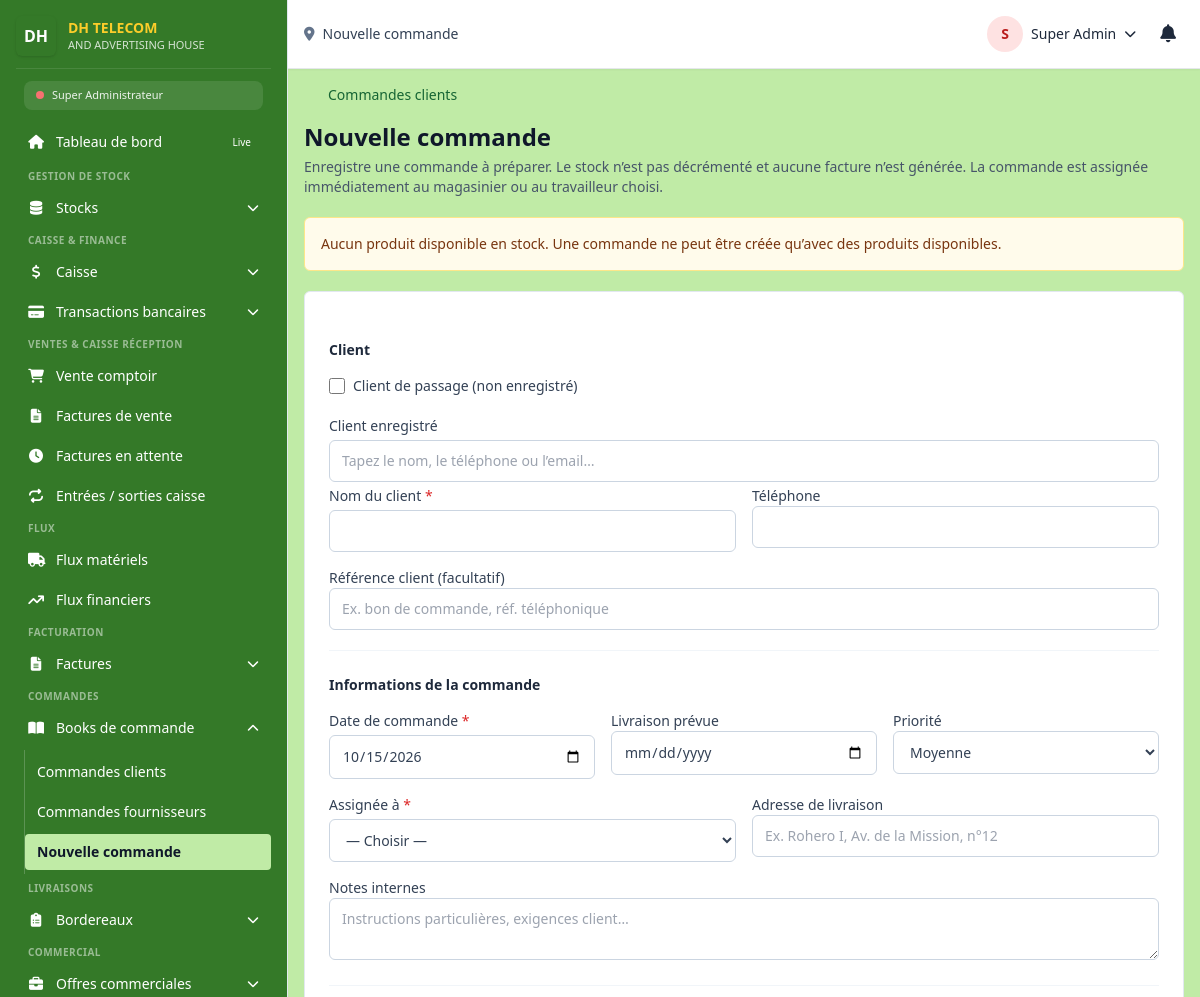
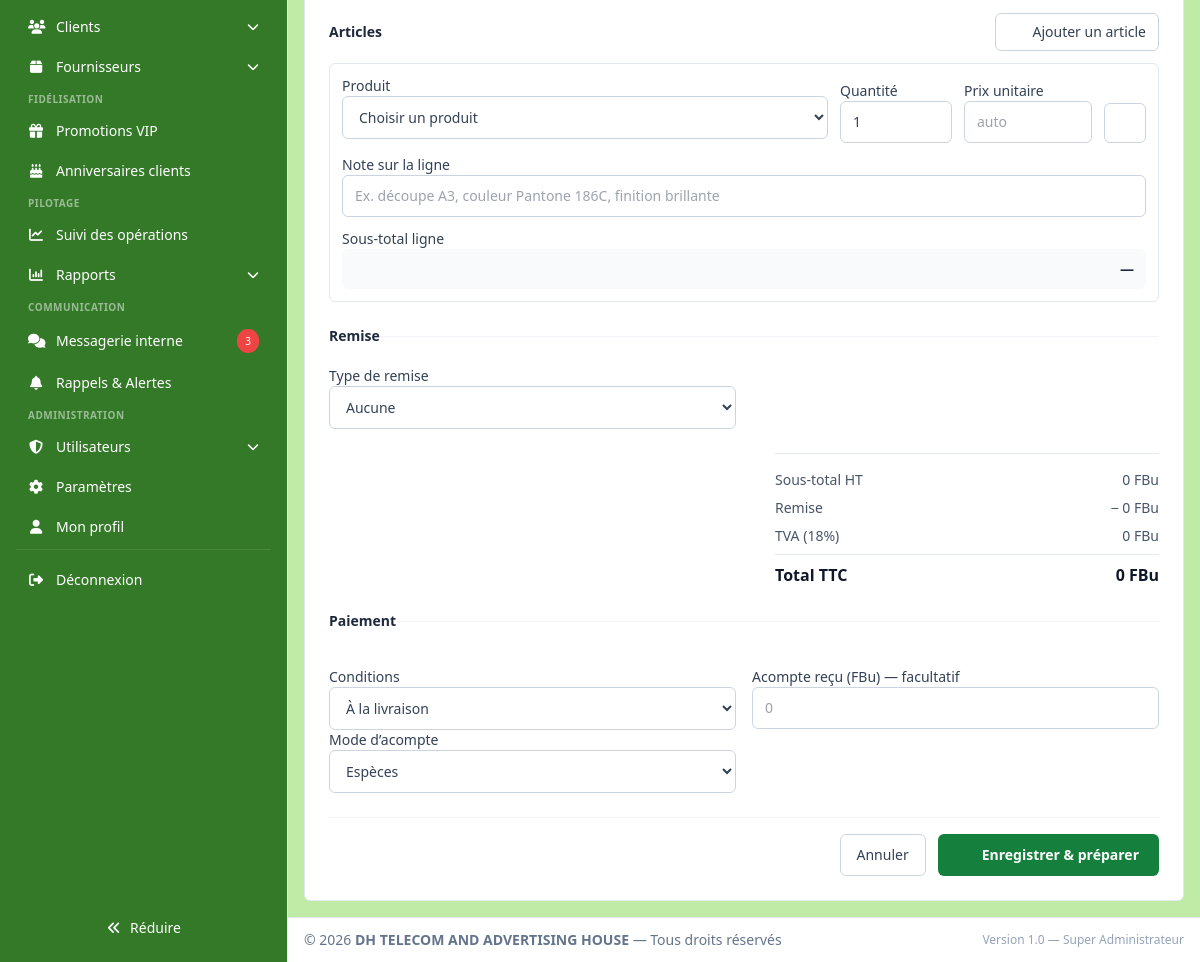
The app's page /super_admin/commandes/nouvelle (signed in) with its own data (2 pictures, top to bottom).
### tables this page shows
CREATE TABLE `users` (
  `id` int(100) NOT NULL,
  `profil` varchar(255) NOT NULL DEFAULT '',
  `user_name` varchar(255) NOT NULL,
  `password` varchar(255) NOT NULL COMMENT 'bcrypt hash',
  `secret_code` varchar(255) DEFAULT NULL,
  `category` varchar(100) DEFAULT NULL COMMENT 'Réf cat_users.category',
  `f_name` varchar(100) DEFAULT NULL,
  `l_name` varchar(100) DEFAULT NULL,
  `telephone` varchar(100) DEFAULT NULL,
  `email` varchar(100) DEFAULT NULL,
  `adress` varchar(100) NOT NULL DEFAULT '',
  `level` varchar(100) NOT NULL DEFAULT '',
  `salary` decimal(10,0) NOT NULL DEFAULT 0,
  `status` varchar(100) NOT NULL DEFAULT 'Disponible',
  `session_id` varchar(1000) NOT NULL DEFAULT '',
  `admission` date NOT NULL DEFAULT curdate(),
  `reset_token` varchar(255) DEFAULT NULL,
  `token_expiry` datetime DEFAULT current_timestamp(),
  `jwt_secret` varchar(255) DEFAULT NULL COMMENT 'Secret personnel pour JWT',
  `last_login` datetime DEFAULT NULL,
  `failed_attempts` int(11) DEFAULT 0,
  `locked_until` datetime DEFAULT NULL,
  `created_at` timestamp NOT NULL DEFAULT current_timestamp(),
  `updated_at` timestamp NOT NULL DEFAULT current_timestamp() ON UPDATE current_timestamp()
);

CREATE TABLE `app_settings` (
  `id` int(11) NOT NULL,
  `license_key` varchar(100) DEFAULT NULL,
  `status` tinyint(1) NOT NULL DEFAULT 0,
  `company_name` varchar(255) DEFAULT 'DH TELECOM AND ADVERTISING HOUSE',
  `company_logo` varchar(255) DEFAULT NULL,
  `primary_color` varchar(10) DEFAULT '#000000',
  `secondary_color` varchar(10) DEFAULT '#FFFFFF',
  `currency` varchar(10) DEFAULT 'FBu',
  `tva_default` decimal(5,2) DEFAULT 18.00,
  `maintenance_mode` tinyint(1) DEFAULT 0,
  `updated_at` timestamp NOT NULL DEFAULT current_timestamp() ON UPDATE current_timestamp()
);

### dash/receptionist/commande_nouvelle.php (the view, shortened to what the rows shown need)
<?php
require_once __DIR__ . '/../../api/database.php';
$db     = Database::getInstance();
$settings        = $db->fetch("SELECT tva_default FROM app_settings WHERE id = 1 LIMIT 1") ?: [];
$taxRate         = (float) ($settings['tva_default'] ?? 18.00);
?>
<section class="mx-auto max-w-5xl space-y-5">
    <header class="flex flex-col gap-3 sm:flex-row sm:items-end sm:justify-between">
        <div>
            <h1 class="mt-3 text-2xl font-bold text-slate-900">Nouvelle commande</h1>
        </div>
    </header>
    <form method="post" id="orderForm" class="space-y-6 rounded-md border border-slate-200 bg-white p-5 sm:p-6">
        <div class="ml-auto max-w-sm space-y-2 border-t border-slate-200 pt-4 text-sm">
            <div class="flex justify-between text-slate-600"><span>TVA (<?= number_format($taxRate, 0) ?>%)</span><span id="taxDisplay">0 FBu</span></div>
        </div>
    </form>
</section>

### dash/template/layout.php (shortened to what the rows shown need)
<?php
require_once __DIR__ . "/permissions.php";
$escName   = htmlspecialchars($user["nom_complet"] ?? "Utilisateur", ENT_QUOTES, 'UTF-8');
$roleColor = getRoleColor($user["role_system"] ?? "");
$escAvatar = !empty($user["avatar"]) ? htmlspecialchars($user["avatar"], ENT_QUOTES, 'UTF-8') : null;
            ?>
<!doctype html>
<html lang="fr">
<head>
    <link rel="stylesheet"
          href="https://cdnjs.cloudflare.com/ajax/libs/font-awesome/6.5.1/css/all.min.css"
>
    <script src="https://cdn.tailwindcss.com"></script>
</head>
<body class="min-h-screen bg-[#C0EBA6] text-slate-800 antialiased">
<div id="app" class="relative flex h-screen">
    <div id="mainArea" class="w-0 min-w-0 flex-1 flex flex-col min-h-0 ml-0 lg:ml-72 anim-smooth">
        <header class="flex items-center justify-between gap-4 px-4 py-3 border-b bg-white shadow-sm">
            <div class="flex items-center gap-3">
                <div class="relative">
                    <button id="userBtn" type="button" aria-haspopup="true" aria-expanded="false"
                            class="flex items-center gap-2 p-1 rounded hover:bg-slate-100 focus:outline-none">
                        <?php if ($escAvatar): ?>
                            <img class="h-9 w-9 rounded-full object-cover" src="<?= $escAvatar ?>" alt="<?= $escName ?>">
                        <?php else: ?>
                            <span class="inline-flex h-9 w-9 rounded-full bg-<?= $roleColor ?>-100 text-<?= $roleColor ?>-700 items-center justify-center font-semibold text-sm">
                                <?= strtoupper(substr($escName, 0, 1)) ?>
                            </span>
                        <?php endif; ?>
                        <span class="hidden sm:inline text-sm font-medium"><?= $escName ?></span>
                        <i class="fa-solid fa-chevron-down text-xs"></i>
                    </button>
                </div>
            </div>
        </header>
        <main id="content" class="min-w-0 flex-1 overflow-x-hidden overflow-y-auto p-4">
            <?php
            if (isset($content) && $content !== '') {
                echo $content;
            } else {
                echo '<div class="p-4 bg-yellow-50 text-yellow-800 rounded">Aucun contenu à afficher.</div>';
            }
            ?>
        </main>
    </div>
</div>
</body>
</html>

### records on screen
users: category "S", category "Super Admin"
app_settings: tva_default "18"

### other values on screen
$escRole "Super Administrateur"
$item['label'] "Tableau de bord"
$item['badge']['text'] "Live"
$section['label'] "GESTION DE STOCK"
$item['label'] "Stocks"
$section['label'] "CAISSE & FINANCE"
$item['label'] "Caisse"
$item['label'] "Transactions bancaires"
$section['label'] "VENTES & CAISSE RÉCEPTION"
$item['label'] "Vente comptoir"
$item['label'] "Factures de vente"
$item['label'] "Factures en attente"
$item['label'] "Entrées / sorties caisse"
$section['label'] "FLUX"
$item['label'] "Flux matériels"
